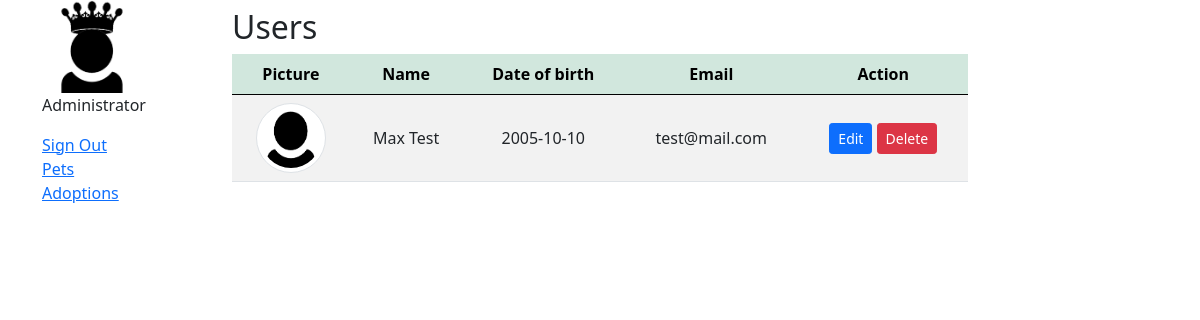
The app's page /dashboard.php (signed in) with its own data.
### tables this page shows
CREATE TABLE `user` (
  `id` int(11) NOT NULL,
  `first_name` varchar(255) NOT NULL,
  `last_name` varchar(255) NOT NULL,
  `password` varchar(255) NOT NULL,
  `date_of_birth` date NOT NULL,
  `email` varchar(255) NOT NULL,
  `picture` varchar(255) DEFAULT NULL,
  `status` varchar(5) NOT NULL DEFAULT 'user'
);

### dashBoard.php (the view, shortened to what this page needs)
<?php
require_once 'components/db_connect.php';
$status = 'adm';
$sqlSelect = "SELECT * FROM user WHERE status != ? ";
$stmt = $connect->prepare($sqlSelect);
$stmt->bind_param("s", $status);
$work = $stmt->execute();
$result = $stmt->get_result();
$tbody = '';
if ($result->num_rows > 0) {
    while ($row = $result->fetch_array(MYSQLI_ASSOC)) {
        $tbody .=
        "<tr>
            <td><img class='img-thumbnail rounded-circle' src='pictures/".$row['picture']."' alt=".$row['first_name']."></td>
            <td>".$row['first_name']." ".$row['last_name']."</td>
            <td>".$row['date_of_birth']."</td>
            <td>".$row['email']."</td>
            <td><a href='update.php?id=".$row['id']."'><button class='btn btn-primary btn-sm' type='button'>Edit</button></a>
            <a href='delete.php?id=".$row['id']."'><button class='btn btn-danger btn-sm' type='button'>Delete</button></a></td>
        </tr>";
    }
} else {
    $tbody = "<tr><td colspan='5'><center>No Data Available </center></td></tr>";
}
?>
<!DOCTYPE html>
<html lang="en">
<head>
    <?php require_once 'components/boot.php' ?>
</head>
<body>
    <div class="container">
        <div class="row">
            <div class="col-2">
                <img class="userImage" src="pictures/admavatar.png" alt="Adm avatar">
                <p class="">Administrator</p>
                <a href="logout.php?logout">Sign Out</a><br>
                <a href="animals/index.php">Pets</a><br>
                <a href="adoption.php">Adoptions</a>
            </div>
            <div class="col-8 mt-2">
                <p class='h2'>Users</p>
                <table class='table table-striped'>
                <thead class='table-success'>
                    <tr>
                        <th>Picture</th>
                        <th>Name</th >
                        <th>Date of birth</th>
                        <th>Email</th>
                        <th>Action</th>
                    </tr>
                </thead>
                <tbody>
                    <?=$tbody?>
                    </tbody>
                </table>
            </div>
        </div>
    </div>
</body>
</html>

### dashBoard.php (style rules this page uses)
.img-thumbnail { width: 70px !important; height: 70px !important; }
td { text-align: center; vertical-align: middle; }
tr { text-align: center; }
.userImage { width: 100px ; height: auto; }

### records on screen
user: picture (placeholder picture), first_name "Max", last_name "Test", date_of_birth "2005-10-10", email "test@mail.com"
